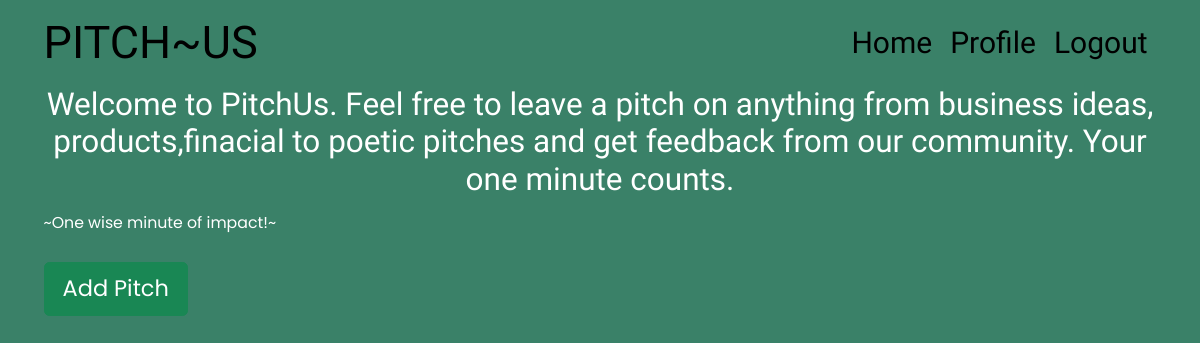
The page / (signed in) on the database as committed earlier.
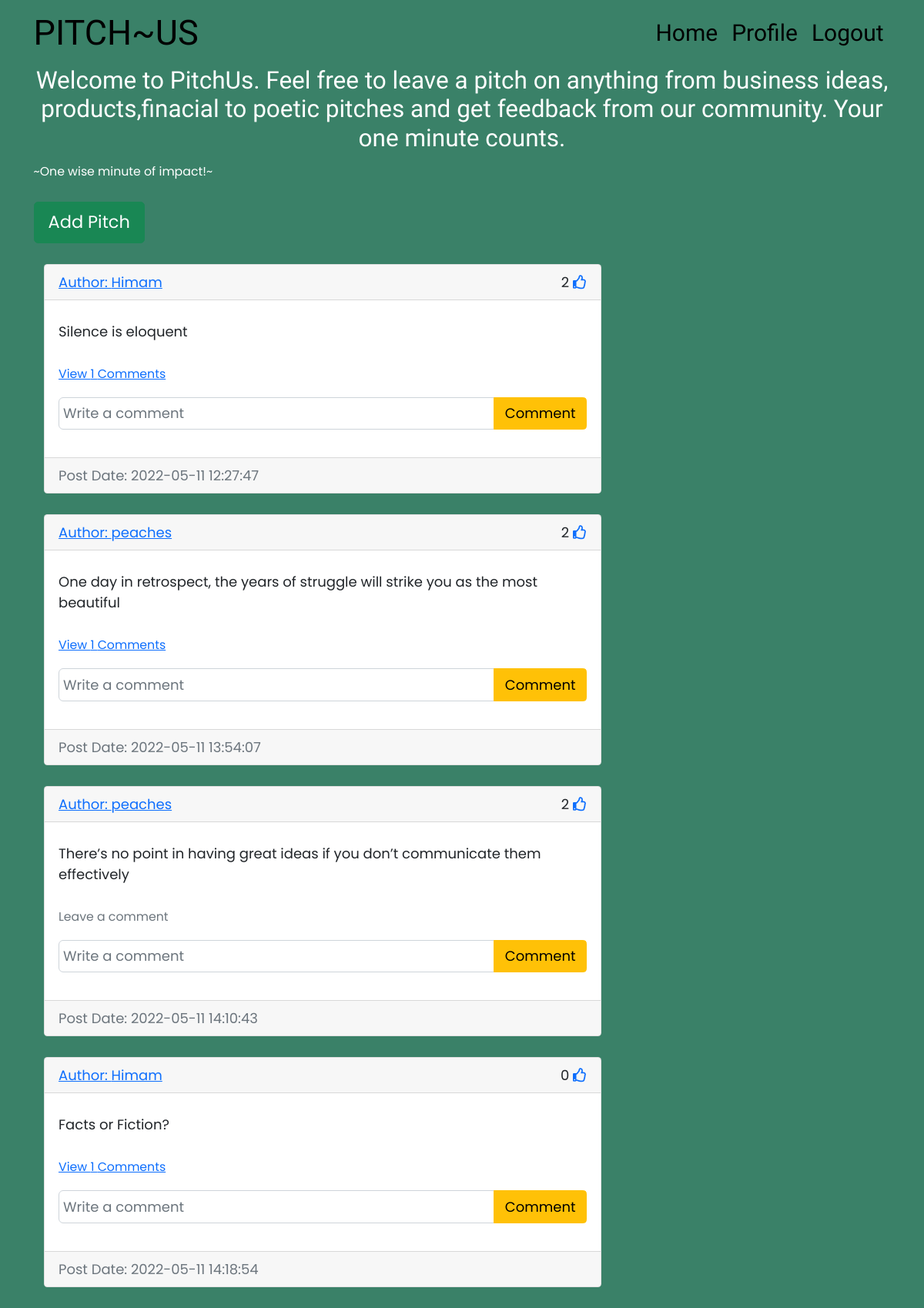
The same page on the database as committed later.
### app/models.py (models this page shows)
class Pitch(db.Model):
    id = db.Column(db.Integer,primary_key = True)
    text = db.Column(db.Text,nullable=False)
    category = db.Column(db.String, nullable=False)
    date_created = db.Column(db.DateTime(timezone=True),default=func.now())
    author = db.Column(db.Integer,db.ForeignKey('user.id',ondelete='CASCADE'))
    comments = db.relationship('Comment',backref='pitch',passive_deletes=True)
    likes = db.relationship('Like',backref='pitch',passive_deletes=True)

class User(db.Model,UserMixin):
    id = db.Column(db.Integer,primary_key = True)
    email = db.Column(db.String(150),unique = True)
    username = db.Column(db.String(150),unique = True)
    password = db.Column(db.String(150),nullable = False)
    bio = db.Column(db.String(255))
    profile_pic_path = db.Column(db.String())
    date_created = db.Column(db.DateTime(timezone=True),default=func.now())
    pitches = db.relationship('Pitch',backref='user',passive_deletes=True)
    comments = db.relationship('Comment',backref='user',passive_deletes=True)
    likes = db.relationship('Like',backref='user',passive_deletes=True)

### app/views.py (the view)
@views.route('/')
@login_required
def home():
   pitches = Pitch.query.all()
   return render_template('home.html',user = current_user.username,pitches=pitches)

### app/__init__.py (called while the page is built)
def create_app():
    app.config['SQLALCHEMY_TRACK_MODIFICATIONS'] = False
    bootstrap.init_app(app)
    db.init_app(app)
    migrate.init_app(app,db)
    mail.init_app(app)
    configure_uploads(app,photos)
    from .views import views
    app.register_blueprint(views,url_prefix="/")
    from .auth import auth
    app.register_blueprint(auth,url_prefix="/")
    from .models import User,Pitch, Comment,Like
    create_database(app)
    login_manager = LoginManager()
    login_manager.login_view = "auth.login" # redirects to login page
    login_manager.init_app(app)
    @login_manager.user_loader
    def load_user(id):
        return User.query.get(int(id))
    return app

### app/templates/home.html (shortened to what this page needs)
{% extends 'pitch_div.html' %}

### app/templates/pitch_div.html (shortened to what this page needs)
{% extends 'base.html' %}
{% block content %}
{% block header%}
    <div class="text-white">
        <h3 align="center">Welcome to PitchUs. Feel free to leave a pitch on anything from business ideas, products,finacial to poetic pitches and get feedback from our community. Your one minute counts. </h3><span><small>~One wise minute of impact!~</small></span> <br><br>
        <a href="/pitch/"><button type="button" class="btn btn-success btn-lg">
            Add Pitch
        </button></a>
    </div> <br>
    {%endblock %}
    <div class="container" id="pitches">
        {% for pitch in pitches %}
        <div class="col-md-8">
            <div class="card">
                <div class="card-header d-flex justify-content-between align-items-center">
                    <a href="/pitch/{{pitch.user.username}}">Author: {{pitch.user.username}}</a>
                    <div>{{pitch.likes|length}}
                        {% if user.id in pitch.likes|map(attribute="author")|list %}
                        <a href="/like/{{pitch.id}}"><i class="fas fa-thumbs-up"></i></a>
                        {% else %}
                        <a href="/like/{{pitch.id}}"><i class="far fa-thumbs-up"></i></a>
                        {% endif %}
                    </div>
                </div>
                <div class="card-body">
                    <div class="card-text">{{pitch.text}}</div><br>
                    <p class="card-text">
                        {% if pitch.comments|length > 0 %}
                        <a data-bs-toggle="collapse" href="#comments-{{pitch.id}}" role="button">
                            <small>View {{pitch.comments|length}} Comments</small>
                        </a>
                        {% else %}
                        <small class="text-muted">Leave a comment</small>
                        {% endif %}
                    </p>
                    <form class="input-group mb-3" method="POST" action="/comment/{{pitch.id}}">
                        <input type="text" id="text" name="text" class="form-control" placeholder="Write a comment">
                        <button type="submit" class="btn btn-warning">Comment</button>
                    </form>
                </div>
                <div class="card-footer text-muted"> Post Date: {{pitch.date_created}}</div>
            </div>
        </div>
        <br>
        {% endfor %}
    </div>
    {% endblock %}

Rows that differ between the two databases and show on the page:
added Pitch: user.username "Himam", likes|length "2", text "Silence is eloquent", comments|length "1", date_created "2022-05-11 12:27:47"
added Pitch: user.username "peaches", likes|length "2", text "One day in retrospect, the years of struggle will strike you as the most beautiful", comments|length "1", date_created "2022-05-11 13:54:07"
added Pitch: user.username "peaches", likes|length "2", text "There’s no point in having great ideas if you don’t communicate them effectively", shows "Leave a comment", date_created "2022-05-11 14:10:43"
added Pitch: user.username "Himam", likes|length "0", text "Facts or Fiction?", comments|length "1", date_created "2022-05-11 14:18:54"
